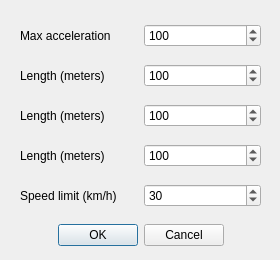
<?xml version="1.0" encoding="UTF-8"?>
<ui version="4.0">
 <class>CreateDriverDialog</class>
 <widget class="QDialog" name="CreateDriverDialog">
  <property name="geometry">
   <rect>
    <x>0</x>
    <y>0</y>
    <width>280</width>
    <height>260</height>
   </rect>
  </property>
  <property name="windowTitle">
   <string>Select Junction position</string>
  </property>
  <widget class="QWidget" name="layoutWidget_3">
   <property name="geometry">
    <rect>
     <x>20</x>
     <y>20</y>
     <width>241</width>
     <height>31</height>
    </rect>
   </property>
   <layout class="QHBoxLayout" name="maxAccelerationLayout">
    <item>
     <widget class="QLabel" name="maxAccelerationLabel">
      <property name="text">
       <string>Max acceleration</string>
      </property>
     </widget>
    </item>
    <item>
     <widget class="QSpinBox" name="lengthSpinBox">
      <property name="minimum">
       <number>20</number>
      </property>
      <property name="maximum">
       <number>100000</number>
      </property>
      <property name="singleStep">
       <number>5</number>
      </property>
      <property name="stepType">
       <enum>QAbstractSpinBox::DefaultStepType</enum>
      </property>
      <property name="value">
       <number>100</number>
      </property>
     </widget>
    </item>
   </layout>
  </widget>
  <widget class="QDialogButtonBox" name="buttonBox">
   <property name="geometry">
    <rect>
     <x>20</x>
     <y>220</y>
     <width>241</width>
     <height>31</height>
    </rect>
   </property>
   <property name="layoutDirection">
    <enum>Qt::LeftToRight</enum>
   </property>
   <property name="orientation">
    <enum>Qt::Horizontal</enum>
   </property>
   <property name="standardButtons">
    <set>QDialogButtonBox::Cancel|QDialogButtonBox::Ok</set>
   </property>
   <property name="centerButtons">
    <bool>true</bool>
   </property>
  </widget>
  <widget class="QWidget" name="layoutWidget_5">
   <property name="geometry">
    <rect>
     <x>20</x>
     <y>180</y>
     <width>241</width>
     <height>31</height>
    </rect>
   </property>
   <layout class="QHBoxLayout" name="speedLimitLayout">
    <item>
     <widget class="QLabel" name="speedLimitLabel">
      <property name="text">
       <string>Speed limit (km/h)</string>
      </property>
     </widget>
    </item>
    <item>
     <widget class="QSpinBox" name="speedLimitSpinBox">
      <property name="minimum">
       <number>20</number>
      </property>
      <property name="maximum">
       <number>140</number>
      </property>
      <property name="singleStep">
       <number>10</number>
      </property>
      <property name="stepType">
       <enum>QAbstractSpinBox::DefaultStepType</enum>
      </property>
      <property name="value">
       <number>30</number>
      </property>
     </widget>
    </item>
   </layout>
  </widget>
  <widget class="QWidget" name="layoutWidget_6">
   <property name="geometry">
    <rect>
     <x>20</x>
     <y>140</y>
     <width>241</width>
     <height>31</height>
    </rect>
   </property>
   <layout class="QHBoxLayout" name="lengthLayout_3">
    <item>
     <widget class="QLabel" name="lengthLabel_3">
      <property name="text">
       <string>Length (meters)</string>
      </property>
     </widget>
    </item>
    <item>
     <widget class="QSpinBox" name="lengthSpinBox_3">
      <property name="minimum">
       <number>20</number>
      </property>
      <property name="maximum">
       <number>100000</number>
      </property>
      <property name="singleStep">
       <number>5</number>
      </property>
      <property name="stepType">
       <enum>QAbstractSpinBox::DefaultStepType</enum>
      </property>
      <property name="value">
       <number>100</number>
      </property>
     </widget>
    </item>
   </layout>
  </widget>
  <widget class="QWidget" name="layoutWidget_7">
   <property name="geometry">
    <rect>
     <x>20</x>
     <y>100</y>
     <width>241</width>
     <height>31</height>
    </rect>
   </property>
   <layout class="QHBoxLayout" name="lengthLayout_4">
    <item>
     <widget class="QLabel" name="lengthLabel_4">
      <property name="text">
       <string>Length (meters)</string>
      </property>
     </widget>
    </item>
    <item>
     <widget class="QSpinBox" name="lengthSpinBox_4">
      <property name="minimum">
       <number>20</number>
      </property>
      <property name="maximum">
       <number>100000</number>
      </property>
      <property name="singleStep">
       <number>5</number>
      </property>
      <property name="stepType">
       <enum>QAbstractSpinBox::DefaultStepType</enum>
      </property>
      <property name="value">
       <number>100</number>
      </property>
     </widget>
    </item>
   </layout>
  </widget>
  <widget class="QWidget" name="layoutWidget_8">
   <property name="geometry">
    <rect>
     <x>20</x>
     <y>60</y>
     <width>241</width>
     <height>31</height>
    </rect>
   </property>
   <layout class="QHBoxLayout" name="lengthLayout_5">
    <item>
     <widget class="QLabel" name="lengthLabel_5">
      <property name="text">
       <string>Length (meters)</string>
      </property>
     </widget>
    </item>
    <item>
     <widget class="QSpinBox" name="lengthSpinBox_5">
      <property name="minimum">
       <number>20</number>
      </property>
      <property name="maximum">
       <number>100000</number>
      </property>
      <property name="singleStep">
       <number>5</number>
      </property>
      <property name="stepType">
       <enum>QAbstractSpinBox::DefaultStepType</enum>
      </property>
      <property name="value">
       <number>100</number>
      </property>
     </widget>
    </item>
   </layout>
  </widget>
 </widget>
 <resources/>
 <connections>
  <connection>
   <sender>buttonBox</sender>
   <signal>rejected()</signal>
   <receiver>CreateDriverDialog</receiver>
   <slot>reject()</slot>
   <hints>
    <hint type="sourcelabel">
     <x>194</x>
     <y>232</y>
    </hint>
    <hint type="destinationlabel">
     <x>272</x>
     <y>206</y>
    </hint>
   </hints>
  </connection>
  <connection>
   <sender>buttonBox</sender>
   <signal>accepted()</signal>
   <receiver>CreateDriverDialog</receiver>
   <slot>accept()</slot>
   <hints>
    <hint type="sourcelabel">
     <x>43</x>
     <y>227</y>
    </hint>
    <hint type="destinationlabel">
     <x>57</x>
     <y>214</y>
    </hint>
   </hints>
  </connection>
 </connections>
</ui>
